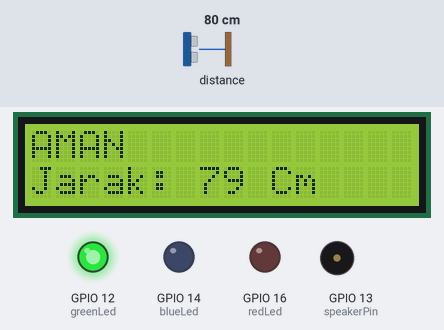
Simulated run of this sketch. Board: ESP8266 (NodeMCU). Parts: 16×2 character LCD, output pins drawn as LEDs (lit = HIGH), buzzer (waves = sounding, pin HIGH). Wiring (inferred from the names in the program): ultrasonic range finder: trigger GPIO 2; echo GPIO 0. Inputs (shaded band) come from the test bench; at power-on: distance to the obstacle 80 cm. The echo pulse lasts 58.3 µs per cm; WiFi joins after 1.5 s; servers stay silent unless stated; pins used as bus, display or sensor lines are not drawn; what the sketch prints to the serial monitor is not drawn.

Above: at 3.1 s.
3.2 s: distance to the obstacle set to 19 cm
At 4.8 s:
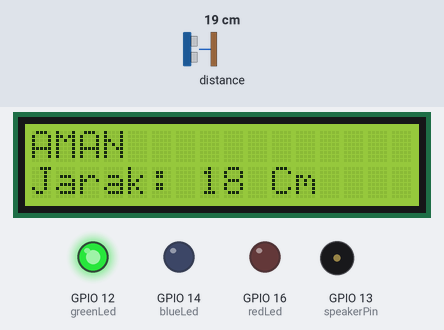
5.9 s: distance to the obstacle set to 16 cm
At 7.2 s:
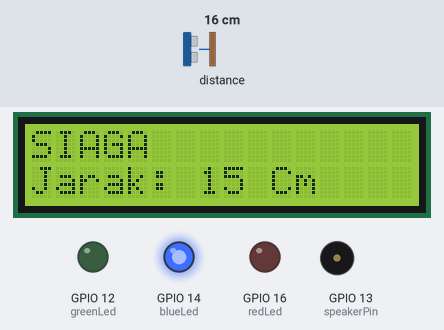
8.6 s: distance to the obstacle set to 13 cm
At 10.7 s:
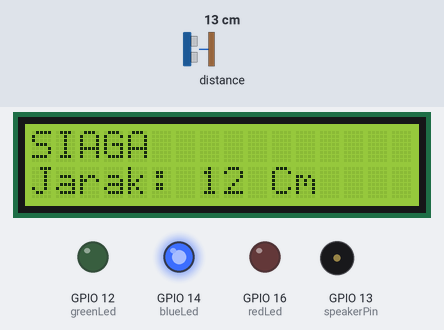
11.5 s: distance to the obstacle set to 10 cm
At 12.6 s:
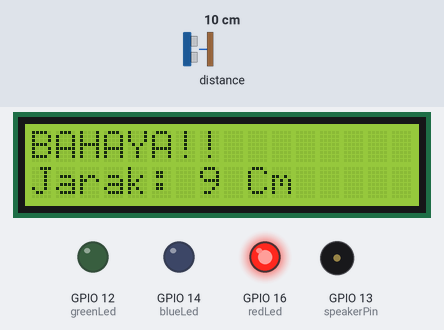
Timing chart, 0 to 18.4 s (numbered marks = the images above; inputs shaded):
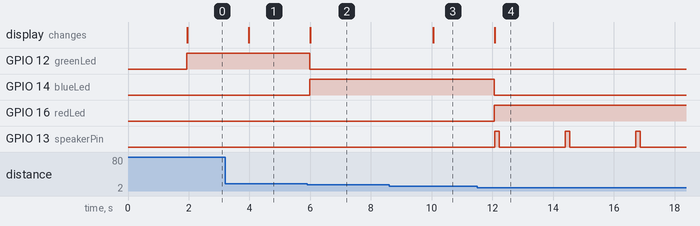

The sketch:

nodeMCU_WaterMeasurement_TugasBesar.ino
```cpp
#include <LiquidCrystal_I2C.h>
#include <CTBot.h>
LiquidCrystal_I2C lcd(0x27, 16, 2);

#define BLYNK_PRINT Serial

#include <ESP8266WiFi.h>
#include <BlynkSimpleEsp8266.h>
#include <SPI.h>
CTBot myBot;

// You should get Auth Token in the Blynk App.
// Go to the Project Settings (nut icon).
char auth[] = "xxxxxxxxxxxxxxxxxxxxxx";

// Your WiFi credentials.
// Set password to "" for open networks.
char ssid[] = "yyyyyyyyy";
char pass[] = "zzzzzzzzzzzz";
String token = "xyz";
const int id = 1234567890;

// defines pins numbers
const int trigPin = 2;  //D4
const int echoPin = 0;  //D3
const int redLed = 16;  //D0
const int greenLed = 12;//D6
const int blueLed = 14; //D5
const int speakerPin = 13; //D7

// defines variables
long duration;
int distance;
String ledStatus;
String lcdDisplay;
String lcdLowerLayer;
String botMessage;

void setup() {
  pinMode(trigPin, OUTPUT); // Sets the trigPin as an Output
  pinMode(echoPin, INPUT); // Sets the echoPin as an Input
  pinMode(redLed, OUTPUT); // Sets the ledPin as an Output
  pinMode(greenLed, OUTPUT); // Sets the ledPin as an Output
  pinMode(blueLed, OUTPUT); // Sets the ledPin as an Output
  Serial.begin(9600); // Starts the serial communication

  pinMode(speakerPin, OUTPUT); // Sets the speakerPin as an Output

  // Initialize LCD as the Output
  lcd.begin(16,2);
  lcd.init();

  Blynk.begin(auth, ssid, pass, "blynk-cloud.com", 8080);
  myBot.wifiConnect(ssid, pass);
  myBot.setTelegramToken(token);

  // Checking WiFi Connection
  if (myBot.testConnection()) {
    Serial.println("Connection Successful");
  } else {
    Serial.println("Connection Failed");
  }
}

void loop() {
  // Ultrasonic Data Calculation
  ultraSonicDistance();
  // Condition Data for the Physical Output
  conditionData();
  // Serial Monitor Data for serial monitor output
  serialMonitorDisplay();
  Blynk.run();
}

// Serial Monitor Output Function
int serialMonitorDisplay(){
  // Ultrasonic Sensor Data
  Serial.print("Distance: ");
  Serial.print(distance);
  Serial.println(" Cm");

  // LED Data
  Serial.print("LED: ");
  Serial.println(ledStatus);

  // LCD Display Data
  Serial.print("LCD Display: ");
  Serial.println(lcdDisplay);
  Serial.println(" ");
  delay(2000);
}

int ultraSonicDistance(){
  // Clears the trigPin
  digitalWrite(trigPin, LOW);
  delayMicroseconds(2);

  // Sets the trigPin on HIGH state for 10 micro seconds
  digitalWrite(trigPin, HIGH);
  delayMicroseconds(10);
  digitalWrite(trigPin, LOW);

  // Reads the echoPin, returns the sound wave travel time in microseconds
  duration = pulseIn(echoPin, HIGH);

  // Calculating the distance
  distance= duration*0.034/2;
}

int conditionData(){
  // LCD & LED Output Indicator
  lcd.clear();
  if(distance<=10){
    digitalWrite(redLed, HIGH);
    digitalWrite(greenLed, LOW);
    digitalWrite(blueLed, LOW);
    ledStatus = "Red LED";

    lcdDisplay = "BAHAYA!!";
    lcd.backlight();
    lcd.setCursor(0, 0);
    lcd.print(lcdDisplay);
    lcd.setCursor(0, 1);
    lcdLowerLayer = String(distance);
    lcd.print("Jarak: "+lcdLowerLayer+" Cm");
    Blynk.virtualWrite(V0, lcdDisplay);
    Blynk.virtualWrite(V1, distance);
    digitalWrite(speakerPin, HIGH);
    delay(150);
    digitalWrite(speakerPin, LOW);
    delay(150);

    botMessage = "Status: BAHAYA!!";
    myBot.sendMessage(id, botMessage);
  }
  else if(distance>=11 && distance<=16){
    digitalWrite(redLed, LOW);
    digitalWrite(greenLed, LOW);
    digitalWrite(blueLed, HIGH);
    digitalWrite(speakerPin, LOW);
    ledStatus = "Blue LED";

    lcdDisplay = "SIAGA";
    lcd.backlight();
    lcd.setCursor(0, 0);
    lcd.print(lcdDisplay);
    lcd.setCursor(0, 1);
    lcdLowerLayer = String(distance);
    lcd.print("Jarak: "+lcdLowerLayer+" Cm");
    Blynk.virtualWrite(V0, lcdDisplay);
    Blynk.virtualWrite(V1, distance);
  }
  else{
    digitalWrite(redLed, LOW);
    digitalWrite(greenLed, HIGH);
    digitalWrite(blueLed, LOW);
    digitalWrite(speakerPin, LOW);
    ledStatus = "Green LED";

    lcdDisplay = "AMAN";
    lcd.backlight();
    lcd.setCursor(0, 0);
    lcd.print(lcdDisplay);
    lcd.setCursor(0, 1);
    lcdLowerLayer = String(distance);
    lcd.print("Jarak: "+lcdLowerLayer+" Cm");
    Blynk.virtualWrite(V0, lcdDisplay);
    Blynk.virtualWrite(V1, distance);
  }
}
```

Measured:
- the behaviour switches between 18 and 17 cm on distance to the obstacle (found by bisection; images 1 and 2)
- the behaviour switches between 12 and 11 cm on distance to the obstacle (found by bisection; images 3 and 4)
- after the input at 3.2 s, the display: changes after 0.78 s (image 1)
- after the input at 5.9 s, GPIO 12 (greenLed): HIGH → LOW after 0.09 s; GPIO 14 (blueLed): LOW → HIGH after 0.09 s; the display: changes after 0.10 s (image 2)
- after the input at 8.6 s, the display: changes after 1.5 s (image 3)
- after the input at 11.5 s, GPIO 14 (blueLed): HIGH → LOW after 0.56 s; GPIO 16 (redLed): LOW → HIGH after 0.56 s; GPIO 13 (speakerPin): alternates HIGH for 0.15 s and LOW for 2.2 s, starting after 0.58 s; the display: changes after 0.58 s (image 4)
